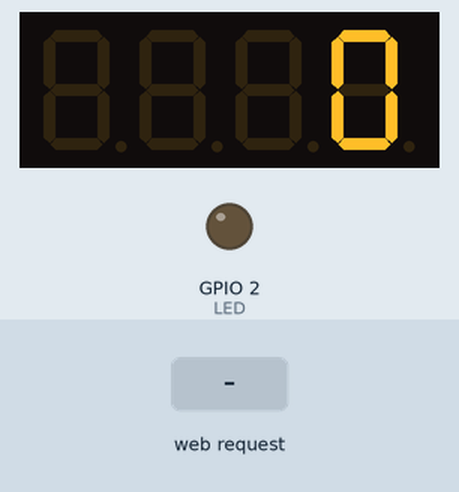
The sketch below on a simulated ESP32. Shown: 4-digit seven-segment display, output pins drawn as LEDs (lit = HIGH). The inputs (shaded band) are chosen by the test bench.

Above: at 1.2 s.
1.3 s: HTTP request GET /led/on received
At 2.0 s:
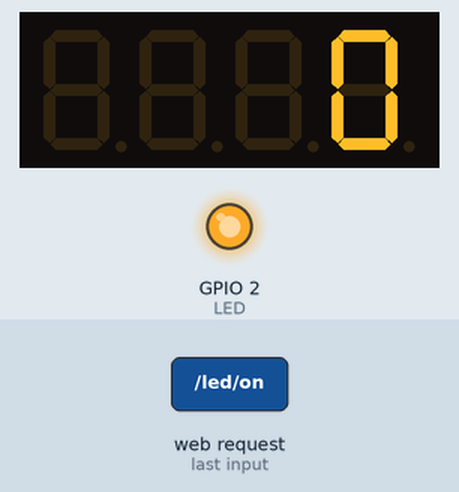
2.8 s: HTTP request GET /seg?n=1 received
At 4.0 s:
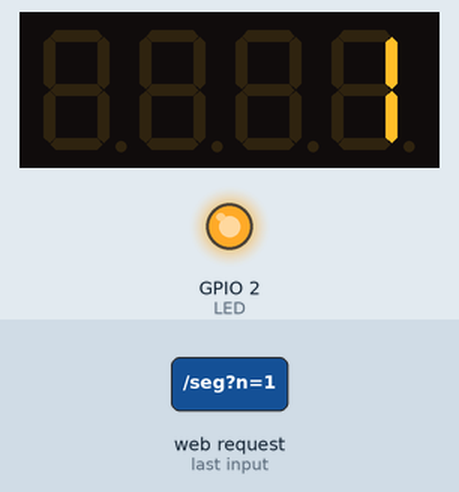
Timing chart, 0 to 5.8 s (numbered marks = the images above; inputs shaded):
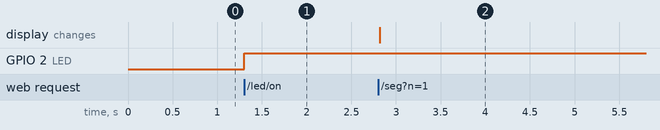

The sketch:

04_full_remote.ino
```cpp
/*
  3회차 · 종합 미션 ② — 내 손안의 리모컨 (완성 예시)
  폰 한 화면에서: LED 켜기/끄기 + 숫자를 교실 7세그로 전송 + 온습도 실시간 표시
  팀원 폰 2대 이상 동시 접속 → 서로 7세그에 번호를 보내 봐요!
  (가게의 '대기번호 알림판'이 바로 이 원리예요)

  배선: 7세그 → '6'·'7' 칸 (DIO=27·CLK=14)
       온습도(DHT) 셀 → PWM 구역 스티커 23 포트 (옆라벨 '11'은 우노 라벨!)
*/

#include <WiFi.h>
#include <WebServer.h>
#include <TM1637Display.h>
#include <DHT.h>

#define LED    2   // 내장 LED
#define DHTPIN 23  // 온습도 (스티커 23 포트)
#define DIO    27  // '6' 칸
#define CLK    14  // '7' 칸

TM1637Display display(CLK, DIO);
DHT dht(DHTPIN, DHT11);
WebServer server(80);

const char PAGE[] = R"rawliteral(
<!DOCTYPE html>
<html>
<head>
  <meta charset="utf-8">
  <title>내 손안의 리모컨</title>
  <style>
    body { font-family: sans-serif; text-align: center; background: #EDF3FE; }
    h1 { color: #2E6BE6; }
    button {
      font-size: 22px; padding: 16px 32px; margin: 8px;
      border-radius: 12px; border: none; background: #2E6BE6; color: white;
    }
    input { font-size: 20px; padding: 12px; border-radius: 8px; border: 1px solid #aaa; width: 160px; }
    p { font-size: 24px; }
  </style>
</head>
<body>
  <h1>Team1 리모컨</h1>

  <p>온도 <span id="t">--</span>℃ · 습도 <span id="h">--</span>%</p>

  <button onclick="fetch('/led/on')">LED 켜기</button>
  <button onclick="fetch('/led/off')">LED 끄기</button>

  <p>
    <input id="num" type="number" placeholder="7세그로 보낼 숫자">
    <button onclick="sendNum()">보내기</button>
  </p>

  <script>
    function sendNum() {
      const n = document.getElementById("num").value;
      fetch('/seg?n=' + n);
    }
    async function update() {
      const res = await fetch("/sensor");
      const d = await res.json();
      document.getElementById("t").innerText = d.temp;
      document.getElementById("h").innerText = d.humi;
    }
    setInterval(update, 2000);
  </script>
</body>
</html>
)rawliteral";

void setup() {
  pinMode(LED, OUTPUT);
  dht.begin();
  display.setBrightness(7);
  display.showNumberDec(0);

  WiFi.softAP("Team1_IoT", "12345678");

  server.on("/", []() {
    server.send(200, "text/html", PAGE);
  });
  server.on("/led/on", []() {
    digitalWrite(LED, HIGH);
    server.send(200, "text/plain", "OK");
  });
  server.on("/led/off", []() {
    digitalWrite(LED, LOW);
    server.send(200, "text/plain", "OK");
  });
  server.on("/seg", []() {
    int n = server.arg("n").toInt();   // 주소 뒤 ?n=... 에서 숫자 꺼내기
    display.showNumberDec(n);          // 7세그는 0~9999까지 표시!
    server.send(200, "text/plain", "OK");
  });
  server.on("/sensor", []() {
    float t = dht.readTemperature();
    float h = dht.readHumidity();
    String json = "{\"temp\":" + String(t) + ",\"humi\":" + String(h) + "}";
    server.send(200, "application/json", json);
  });

  server.begin();
}

void loop() {
  server.handleClient();
}
```

Measured:
- after the input at 1.3 s, GPIO 2 (LED): LOW → HIGH at once
- after the input at 2.8 s, the display: changes at once (image 2)
